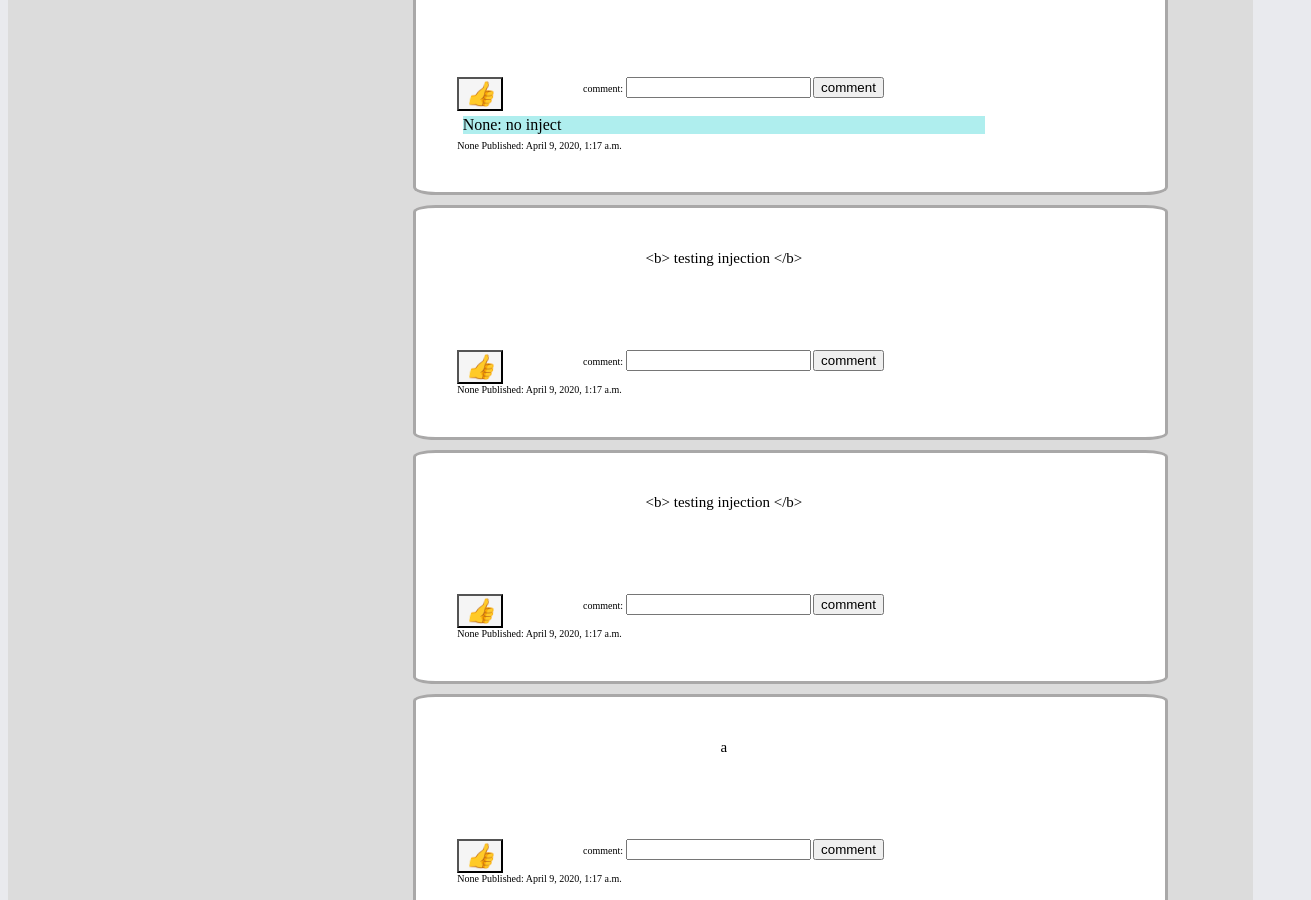
The page /blog/ (middle part) on the database as committed earlier.
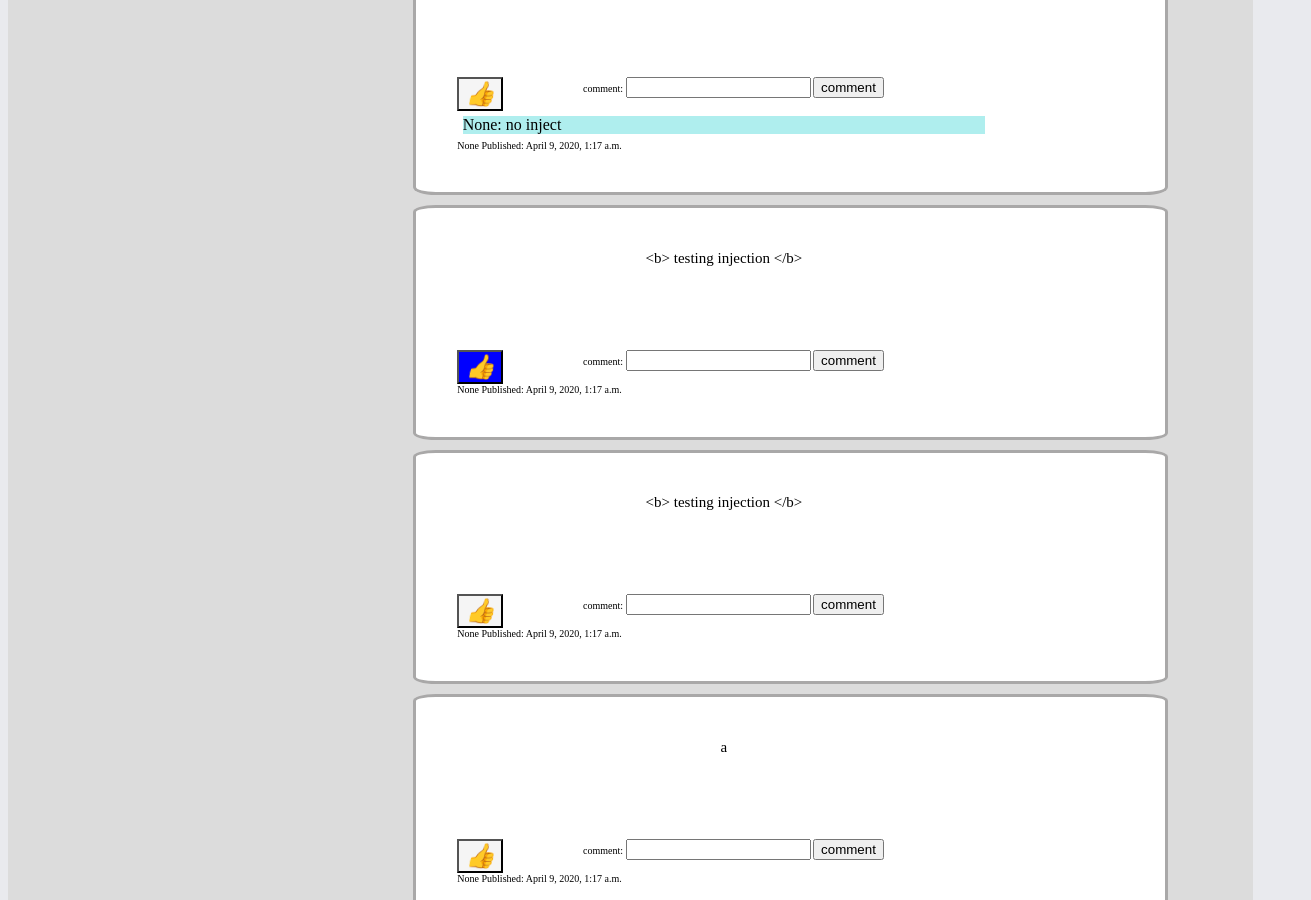
The same page on the database as committed later.
### blog/models.py (models this page shows, shortened)
class Post(models.Model):
    id = models.AutoField(primary_key=True)
    title = models.CharField(max_length=100, null=True, blank=True)
    content = models.TextField()
    media = models.CharField(max_length =100, null=True, blank=True)
    date_posted = models.DateTimeField(auto_now_add=True)
    author = models.ForeignKey(settings.AUTH_USER_MODEL, on_delete=models.CASCADE, null=True, blank=True)
    likes = models.IntegerField(default=0)
    parent_id = models.IntegerField(null=True, blank=True)

### blog/views.py (the view)
# urls.py: path('', views.home, name = 'blog-home'),
def home(request):
    if request.method == 'POST':
        body = request.POST['post-body']
        if request.FILES:
            media = request.FILES['post-media']
            storage_file_path = settings.MEDIA_ROOT + '/'+ media.name
            print(storage_file_path)
            file_content = media.file.read()
            with open(storage_file_path, 'wb') as file:
                file.write(file_content)
            media = 'http://'+ request.META['SERVER_NAME'] + ':'+ request.META['SERVER_PORT'] + settings.MEDIA_URL + media.name
        else:
            media = None
        post = Post(title = 'title-1', content = body, media = media, author= User.objects.get(username='admin'))
        post.save()
    else:
        None
    posts = Post.objects.filter(parent_id=None).order_by('date_posted').reverse()
    context = {
        'posts': []
    }
    for i in posts:
        comments = Post.objects.filter(parent_id=i.id).order_by('date_posted')
        if comments:
            context['posts'].append([i, comments])
        else:
            context['posts'].append([i, []])
    return render(request, 'blog/home.html', context)

### user_profile/models.py (called while the page is built)
    def __str__(self):
        return self.username

### blog/templates/blog/home.html (shortened to what this page needs)
{% extends "blog/base.html" %}
{% load static %}
{% block content %}
<div class= "content-container">
    <div id='write_post'>
   </div>
    <br>
    <div class = "posts-container">
        <div class = "posts">
    {% for post in posts %}
            <article class = "post" id={{post.0.id}}>
                <div class = "post-content">
                    <div class ="post-box">
                        {{post.0.content}}
                    </div>
                    <div class="interact">
                        {% if post.0.likes == 1 %}
                        <button class = "button" type="button" onclick="sendLike(this);" style="background-color: blue">
                            <i class ="emoji">&#128077;</i>
                        </button>
                        {% else %}
                        <button class = "button" type="button" onclick="sendLike(this);">
                            <i class ="emoji">&#128077;</i>
                        </button>
                        {% endif %}
                        <form id="commentinput" action="" method="POST" enctype="multipart/form-data" onsubmit="sendComment(this);return false;">
                            <label for = "post-comment">comment: </label>
                            <input id= "post-comment" type="text" name="comment">
                            <input type="submit" value="comment">
                        </form>
                    </div>
                    <div class="comments">
                        {% for comment in post.1 %}
                        <div class="commentbox" id={{comment.id}}>
                            {{comment.author}}: {{comment.content}}
                        </div>
                        {% endfor %}
                    </div>
                </div>
                <div class = "post-meta">
                    {{post.0.author}}
                    Published: {{post.0.date_posted}}
                </div>
            </article>
        <div class= "line-break"></div>
    {% endfor %}
        </div>
    </div>
</div>
    {% endblock content %}

Rows that differ between the two databases and show on the page:
changed Post (number 3 of 5 on the later page): likes 0 → 1 (drawn)
